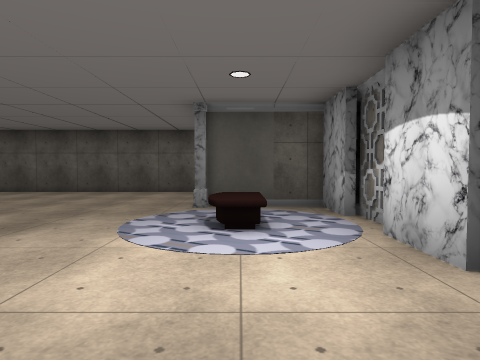
[1] (above)

12 first-person views from a walk through a Unity game level. The camera is 1.4 m above the floor, tilts 2° down and sees 75° across. Doors are open. The floor is counted in squares, 2 m on a side. Each view is taken from the middle of a square. On the plan, view 1 faces up. The plan holds only what a view shows up to about 10 squares ahead; the rest is blank. The player is left out. Some surface patterns are stand-ins.

[2]
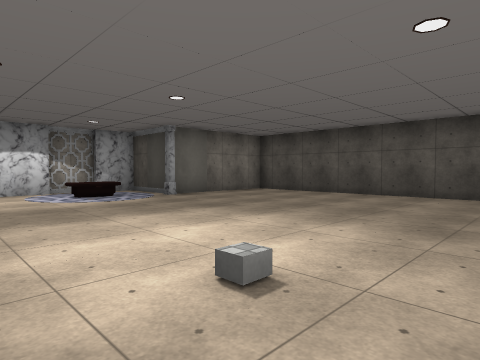

[3]
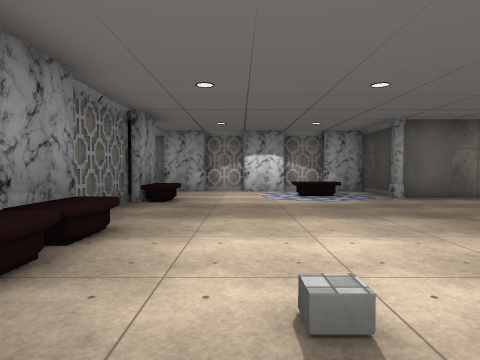

[4]
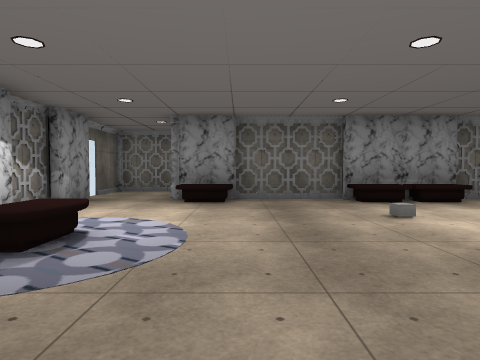

[5]
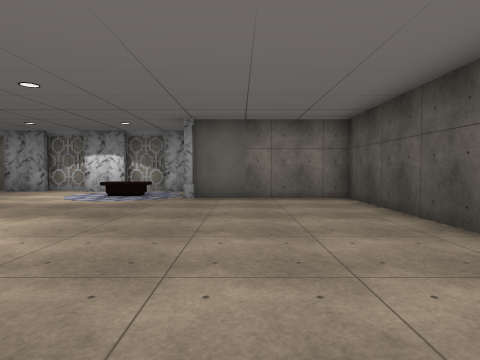

[6]
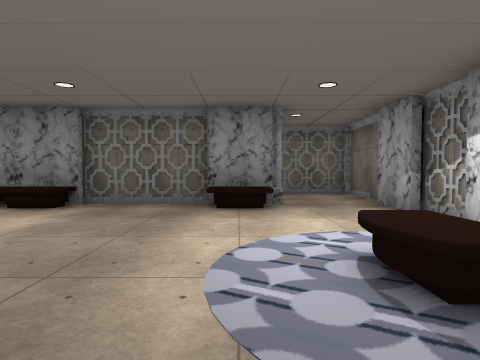

[7]
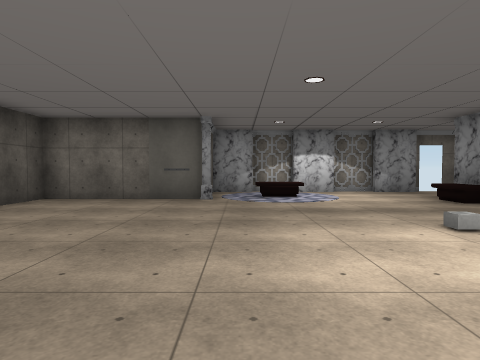

[8]
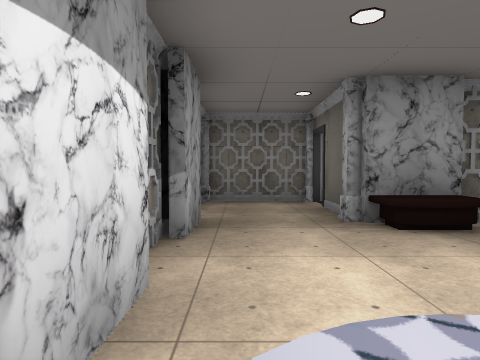

[9]
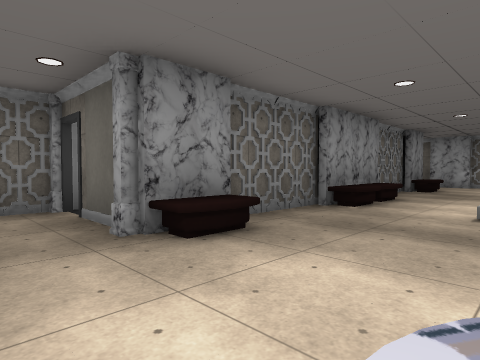

[10]
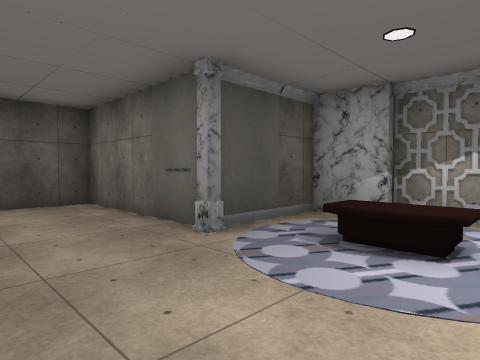

[11]
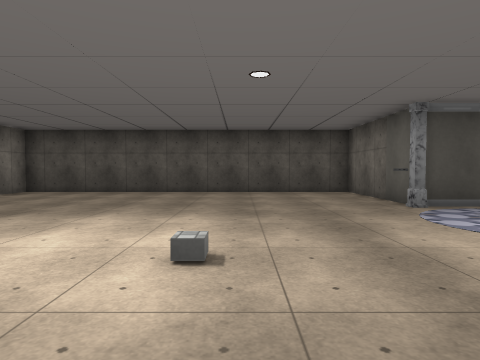

[12]
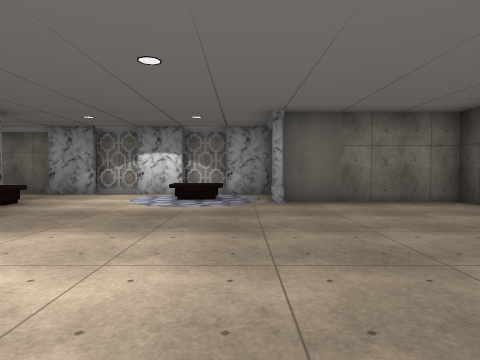

### Floor plan
Points are (right, up) in squares from view 1. A wall is a line through its corners. A room is listed if a view was taken in it or the views show most of it. See-through windows are left out.
Room 1 (views 1, 2, 3, 4, 5, 6, 7, 8, 9, 10, 11, 12)
walls: (-7, 0) (-6.4, 0); (-3.5, -0.3) (-1.9, -0.3); (-2, 0) (-1.4, 0); (-0.7, 6.6) (-0.7, 9.6) (-10.6, 9.6) (-10.6, 5.8) (-12.8, 5.8) (-12.8, 4.6); (-8.6, -0.3) (-6.7, -0.3); (1.6, 4.5) (1.6, 5.8) (-0.6, 5.8); (1.8, 3.2) (1.8, 4.9); (1.6, 2) (1.6, 3.4); (-0.6, -1.4) (-0.6, -1.9); (1.8, 0.6) (1.8, 2.1); (-12.8, 3.5) (-12.8, 2.1); (1.6, -0.4) (1.6, 0.9); (-0.6, -2.8) (1.8, -2.8) (1.8, -1.4); (-13.1, 4.7) (-13.1, 3.4); (-13.1, 2.1) (-13.1, 0.6); (-12.8, 1) (-12.8, -0.4); (-13.1, -0.5) (-13.1, -2.8) (-11.1, -2.8)
ways out: open door at (-11, -2); open door at (-8, -1); open door at (-1, -2)
objects: bench (-11, 3); other object (-11, 4); bench (-10, 0); bench (-6, 0); bench (-5, 0); bench (-1, 0); other object (-1, 6); bench (0, 3); other object (0, 4)

Where each view was taken, in squares from view 1:
view 1: 0 up, 0 right, facing up
view 2: 1 up, 3 left, facing up-left
view 3: 2 up, 3 left, facing left
view 4: 7 up, 2 left, facing down
view 5: 7 up, 3 left, facing left
view 6: 6 up, 10 left, facing down
view 7: 5 up, 8 left, facing right
view 8: 4 up, 1 right, facing down
view 9: 3 up, 1 right, facing down-left
view 10: 3 up, 3 left, facing up-right
view 11: 0 up, 4 left, facing up
view 12: 5 up, 4 left, facing left
